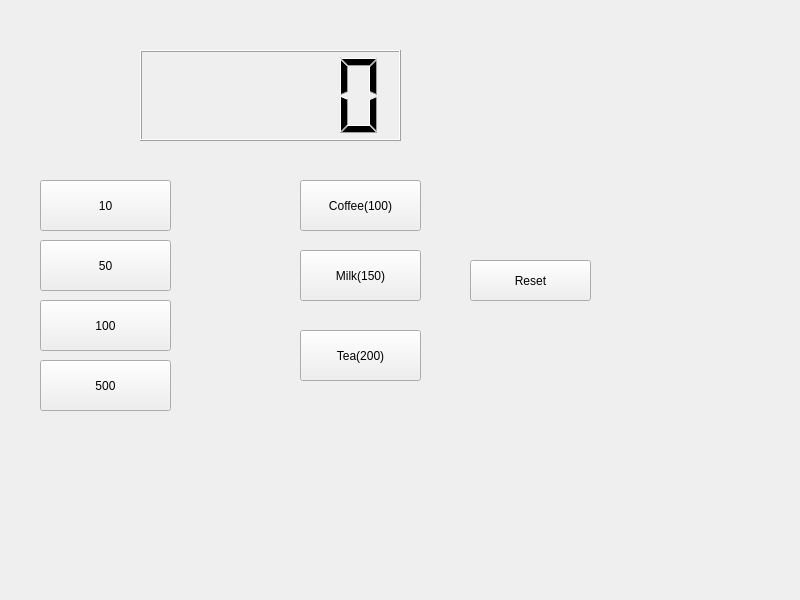
<?xml version="1.0" encoding="UTF-8"?>
<ui version="4.0">
 <class>Widget</class>
 <widget class="QWidget" name="Widget">
  <property name="geometry">
   <rect>
    <x>0</x>
    <y>0</y>
    <width>800</width>
    <height>600</height>
   </rect>
  </property>
  <property name="windowTitle">
   <string>Widget</string>
  </property>
  <widget class="QLCDNumber" name="lcdNumber">
   <property name="geometry">
    <rect>
     <x>140</x>
     <y>50</y>
     <width>261</width>
     <height>91</height>
    </rect>
   </property>
  </widget>
  <widget class="QPushButton" name="pb10">
   <property name="geometry">
    <rect>
     <x>40</x>
     <y>180</y>
     <width>131</width>
     <height>51</height>
    </rect>
   </property>
   <property name="text">
    <string>10</string>
   </property>
  </widget>
  <widget class="QPushButton" name="pb50">
   <property name="geometry">
    <rect>
     <x>40</x>
     <y>240</y>
     <width>131</width>
     <height>51</height>
    </rect>
   </property>
   <property name="text">
    <string>50</string>
   </property>
  </widget>
  <widget class="QPushButton" name="pb500">
   <property name="geometry">
    <rect>
     <x>40</x>
     <y>360</y>
     <width>131</width>
     <height>51</height>
    </rect>
   </property>
   <property name="text">
    <string>500</string>
   </property>
  </widget>
  <widget class="QPushButton" name="pb100">
   <property name="geometry">
    <rect>
     <x>40</x>
     <y>300</y>
     <width>131</width>
     <height>51</height>
    </rect>
   </property>
   <property name="text">
    <string>100</string>
   </property>
  </widget>
  <widget class="QPushButton" name="pbMilk">
   <property name="geometry">
    <rect>
     <x>300</x>
     <y>250</y>
     <width>121</width>
     <height>51</height>
    </rect>
   </property>
   <property name="text">
    <string>Milk(150)</string>
   </property>
  </widget>
  <widget class="QPushButton" name="pbTea">
   <property name="geometry">
    <rect>
     <x>300</x>
     <y>330</y>
     <width>121</width>
     <height>51</height>
    </rect>
   </property>
   <property name="text">
    <string>Tea(200)</string>
   </property>
  </widget>
  <widget class="QPushButton" name="pbReset">
   <property name="geometry">
    <rect>
     <x>470</x>
     <y>260</y>
     <width>121</width>
     <height>41</height>
    </rect>
   </property>
   <property name="text">
    <string>Reset</string>
   </property>
  </widget>
  <widget class="QPushButton" name="pbCoffee">
   <property name="geometry">
    <rect>
     <x>300</x>
     <y>180</y>
     <width>121</width>
     <height>51</height>
    </rect>
   </property>
   <property name="text">
    <string>Coffee(100)</string>
   </property>
  </widget>
 </widget>
 <resources/>
 <connections/>
</ui>
